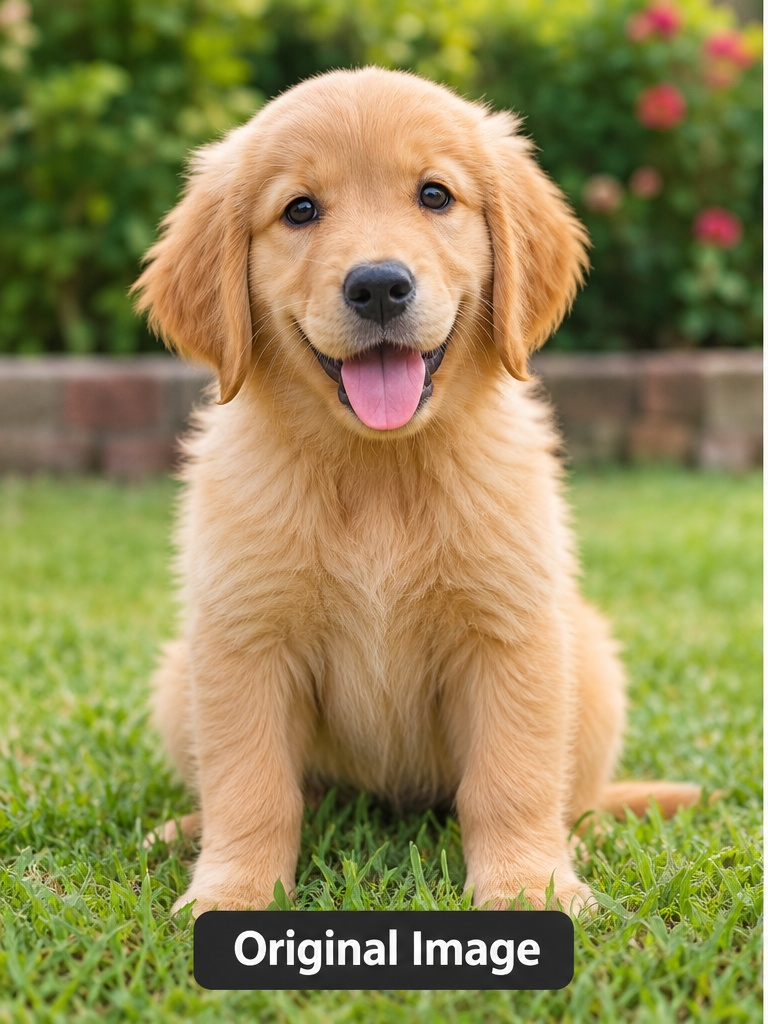
#> input picture Lab Experimets/Experiment 1/image.jpg, 768 x 1024 px, found by its file name
$ python experiment5.py
#> lines starting #> are read from the running program, lines starting #| are printed output that depends on the picture
import cv2
import matplotlib.pyplot as plt

# Function to analyze the color histogram
def analyze_histogram(image_path):
    # Read the input image
#> called with image_path = 'image.jpg'
    img = cv2.imread(image_path)
#> img is the input picture: shape (1024, 768, 3); mean B, G, R 83.9, 137.5, 146.4

    # Check whether the image is loaded
    if img is None:
        print("Error: Image not found!")
        return

    # Convert BGR image to RGB
    img_rgb = cv2.cvtColor(img, cv2.COLOR_BGR2RGB)

    # Display the original image
    plt.figure(figsize=(10, 5))

    plt.subplot(1, 2, 1)
    plt.imshow(img_rgb)
    plt.title("Original Image")
    plt.axis("off")

    # Calculate histograms for Red, Green and Blue
    colors = ('r', 'g', 'b')
    channels = (2, 1, 0)

    plt.subplot(1, 2, 2)

    for color, channel in zip(colors, channels):
        histogram = cv2.calcHist(
            [img], [channel], None, [256], [0, 256]
        )

        plt.plot(histogram, color=color)

    plt.title("Color Histogram")
    plt.xlabel("Pixel Intensity")
    plt.ylabel("Number of Pixels")
    plt.xlim([0, 256])
    plt.tight_layout()
    plt.show()
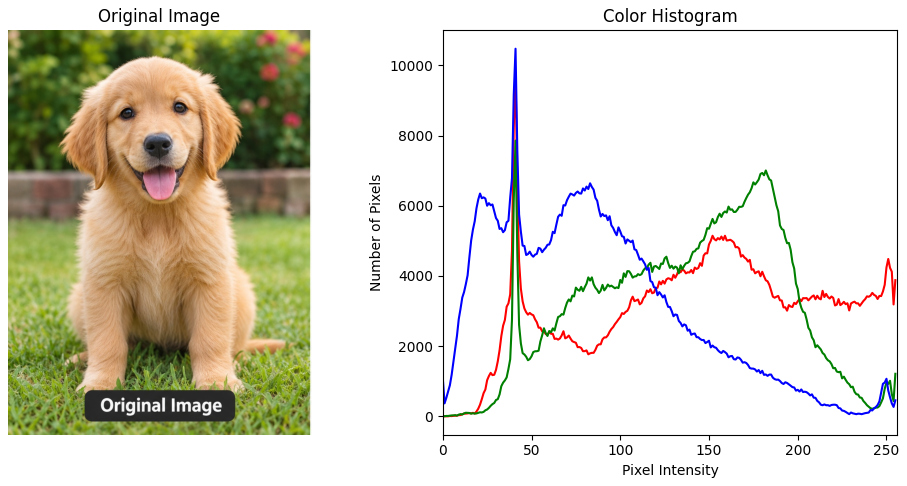
#> figure drawn by matplotlib, 2 panels; panel 2: curve peaks at x = 41, y = 9812; panel 2: curve peaks at x = 41, y = 7858; panel 2: curve peaks at x = 41, y = 10478

    print("Color histogram analysis completed successfully.")

# Call the function
analyze_histogram("image.jpg")
